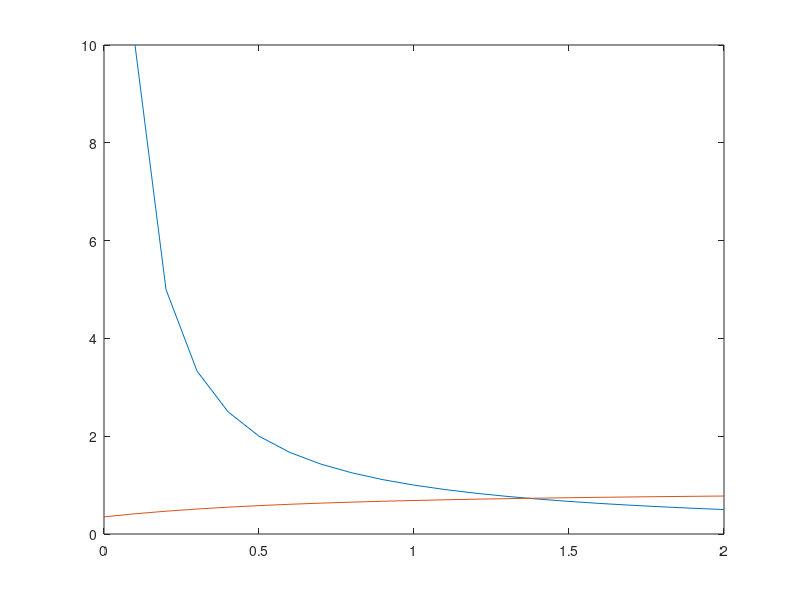

Recreate this plot in MATLAB. (Note: this script raises an error after producing the figure.)
N=20;
r=12;
theta=0;
beta=0;
data=[1,N];
x=[0:0.1:2];
i=1;
y1=1./x;
sum1=0;
sum2=0;
sum3=0;
k=0;
mean_beta=0;
mean_theta=0;

%Generating Sample Data
for i=1:N
	data(i)=exprnd(10,1,1);
end

for k=1:N
	%Calculating beta
	data=sort(data);
	for i=1:r
		t=data(i);
		sum1=sum1+(t.^x)*log(t);
		sum2=sum2+t.^x;
		sum3=sum3+log(t);
	end
	c=data(r);
	y2= ((N-r)*log(c)*(c.^x)+sum1)./((N-r)*(c.^x)+sum2) - (sum3/r); 
	plot(x,y1,x,y2);

	
	
%Calculating Value of Beta
	syms z;
	for i=1:r
		t=data(i);
		sum1=sum1+(t^z)*log(t);
		sum2=sum2+t^z;
		sum3=sum3+log(t);
	end
	c=data(r);
	f= @(z)(((N-r)*log(c)*(c^z)+sum1)/((N-r)*(c^z)+sum2) - (sum3/r)-(1/z)); 
	beta=fsolve(f,0.);
	mean_beta=mean_beta+beta;

	%Calculating theta
	theta= (1.*(sum2/N))^(1/beta);
	mean_theta=mean_theta+theta;
end

mean_theta=mean_theta/N;
mean_beta=mean_beta/N;

%Determining that how goodness of fit



